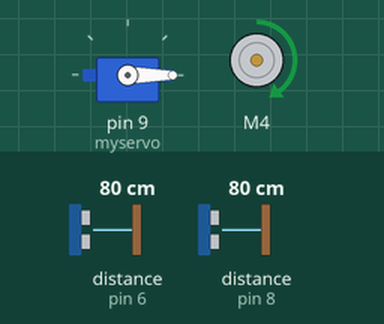
Bench run of a sketch on a simulated Arduino Uno, built with avr-gcc and run on an emulated ATmega328P. Shown: servo, DC motor (green arrow = forward, orange = backward, longer = faster). The test bench sets the inputs (shaded band); at power-on: distance to the obstacle (sensors on pin 6, pin 8) 80 cm. The echo pulse lasts 58.3 µs per cm.

Above: at 5.2 s.
5.3 s: distance to the obstacle (sensor on pin 6) set to 2 cm
At 5.9 s:
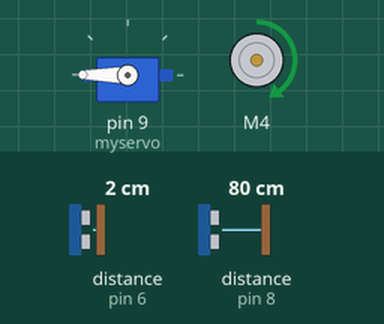
6.8 s: distance to the obstacle (sensor on pin 8) set to 9 cm
At 7.2 s:
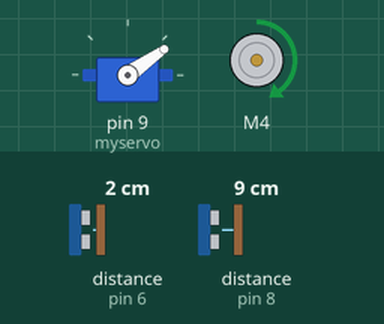
8.3 s: distance to the obstacle (sensor on pin 8) set to 18 cm
At 9.4 s:
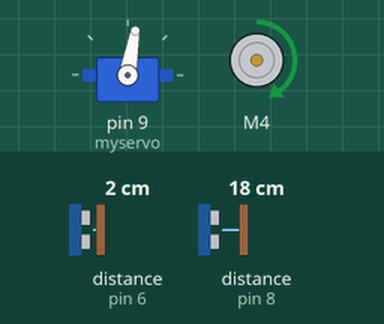
9.8 s: distance to the obstacle (sensor on pin 6) set to 4 cm
At 10.5 s:
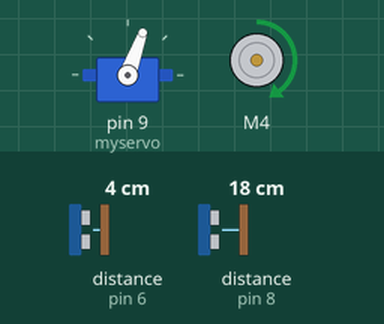
11.3 s: distance to the obstacle (sensor on pin 6) set to 9 cm
At 11.6 s:
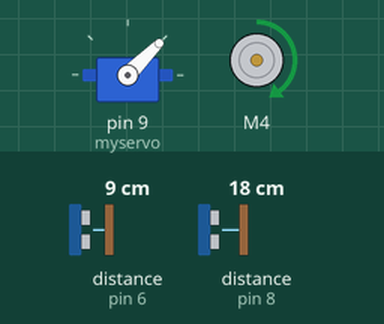
12.8 s: distance to the obstacle (sensor on pin 8) set to 35 cm
At 14.0 s:
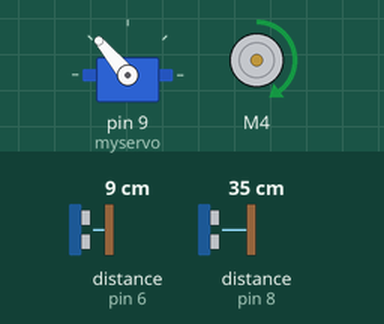
Timing chart, 0 to 15.3 s (numbered marks = the images above; inputs shaded):
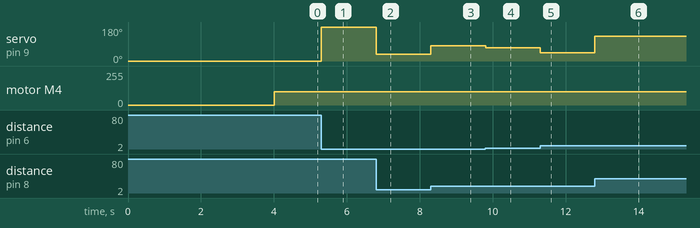

The sketch:

run_main.ino
```cpp
#include <L298N.h>
#include <HCSR04.h>
#include <Servo.h>
int IN2 = 2 ;
int IN1 = 4 ;
int ENA = 3;
int Tr_ULL = 5 ;
int Echo_ULL = 6 ;
int Tr_ULR = 7 ;
int Echo_ULR = 8 ;
int K1 = 5 ;
int steer ;
unsigned long cMillis = 0 ;
unsigned long pMillis = 0 ;
const long interval_1 = 0;
const long interval_2 = 0 ;
unsigned long DR = 0 ;
unsigned long DL = 0;
unsigned long error = 0 ;

UltraSonicDistanceSensor Right_Ultra(7, 8);
UltraSonicDistanceSensor Left_Ultra(5, 6);

L298N motor(ENA, IN1, IN2);
Servo myservo;

void setup() {
   delay ( 4000) ;
  myservo.attach(9);
  myservo.write(90);
  motor.setSpeed(100);
}

void loop() {
  cMillis = millis ();
  motor.forward();
  DR = (Right_Ultra.measureDistanceCm());
  DL = (Left_Ultra.measureDistanceCm()) ;
  error = DR-DL ;
  steer = K1 * error ;
  myservo.write(steer);
}
```

Measured:
- after the input at 5.3 s, servo on pin 9 (myservo): 0° → 180° at once
- after the input at 6.8 s, servo on pin 9 (myservo): 180° → 35° at once
- after the input at 8.3 s, servo on pin 9 (myservo): 35° → 80° at once
- after the input at 9.8 s, servo on pin 9 (myservo): 80° → 70° at once
- after the input at 11.3 s, servo on pin 9 (myservo): 70° → 45° at once
- after the input at 12.8 s, servo on pin 9 (myservo): 45° → 130° at once
